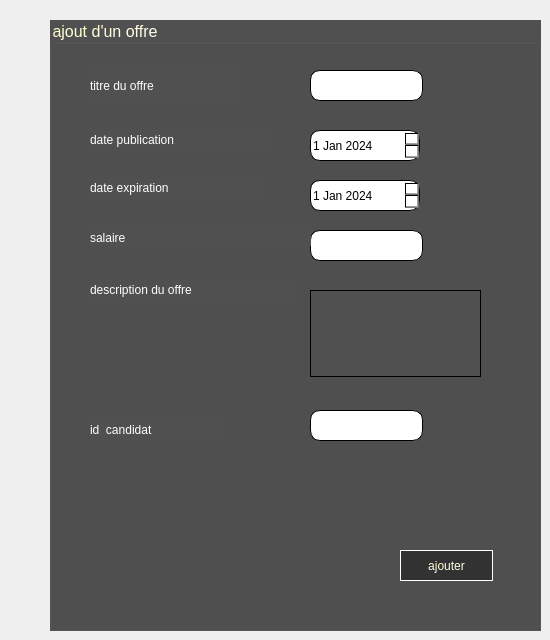
      <widget class="QWidget" name="addd_rec">
       <widget class="QGroupBox" name="addddd">
        <property name="geometry">
         <rect>
          <x>50</x>
          <y>20</y>
          <width>491</width>
          <height>611</height>
         </rect>
        </property>
        <property name="font">
         <font>
          <family>Arial</family>
          <pointsize>12</pointsize>
          <weight>9</weight>
          <italic>false</italic>
          <bold>false</bold>
         </font>
        </property>
        <property name="styleSheet">
         <string notr="true">color: qlineargradient(spread:pad, x1:0, y1:0, x2:1, y2:1, stop:0 rgba(255, 255, 190, 255), stop:1 rgba(255, 255, 255, 255));
background-color: qlineargradient(spread:pad, x1:1, y1:0, x2:1, y2:0, stop:0 rgba(80, 80, 80, 255));
font: 75 12pt &quot;Arial&quot;;</string>
        </property>
        <property name="title">
         <string>ajout d'un offre</string>
        </property>
        <widget class="QLineEdit" name="titre_add">
         <property name="geometry">
          <rect>
           <x>260</x>
           <y>50</y>
           <width>113</width>
           <height>31</height>
          </rect>
         </property>
         <property name="styleSheet">
          <string notr="true">background-color: qlineargradient(spread:pad, x1:0, y1:0, x2:1, y2:1, stop:0 rgba(189, 189, 189, 255), stop:1 rgba(255, 255, 255, 255));
background-color: qlineargradient(spread:pad, x1:0, y1:0, x2:1, y2:1, stop:0 rgba(255, 255, 255, 255), stop:1 rgba(255, 255, 255, 255));
border-radius:10px;
border:1px solid black;</string>
         </property>
        </widget>
        <widget class="QLineEdit" name="salaire_add">
         <property name="geometry">
          <rect>
           <x>260</x>
           <y>210</y>
           <width>113</width>
           <height>31</height>
          </rect>
         </property>
         <property name="styleSheet">
          <string notr="true">background-color: qlineargradient(spread:pad, x1:0, y1:0, x2:1, y2:1, stop:0 rgba(189, 189, 189, 255), stop:1 rgba(255, 255, 255, 255));
background-color: qlineargradient(spread:pad, x1:0, y1:0, x2:1, y2:1, stop:0 rgba(255, 255, 255, 255), stop:1 rgba(255, 255, 255, 255));
border-radius:10px;
border:1px solid black;</string>
         </property>
        </widget>
        <widget class="QDateEdit" name="date_pub_add">
         <property name="geometry">
          <rect>
           <x>260</x>
           <y>110</y>
           <width>110</width>
           <height>31</height>
          </rect>
         </property>
         <property name="styleSheet">
          <string notr="true">background-color: qlineargradient(spread:pad, x1:0, y1:0, x2:1, y2:1, stop:0 rgba(189, 189, 189, 255), stop:1 rgba(255, 255, 255, 255));
background-color: qlineargradient(spread:pad, x1:0, y1:0, x2:1, y2:1, stop:0 rgba(255, 255, 255, 255), stop:1 rgba(255, 255, 255, 255));
border-radius:10px;
border:1px solid black;</string>
         </property>
         <property name="dateTime">
          <datetime>
           <hour>0</hour>
           <minute>0</minute>
           <second>0</second>
           <year>2024</year>
           <month>1</month>
           <day>1</day>
          </datetime>
         </property>
         <property name="date">
          <date>
           <year>2024</year>
           <month>1</month>
           <day>1</day>
          </date>
         </property>
        </widget>
        <widget class="QDateEdit" name="date_exp_add">
         <property name="geometry">
          <rect>
           <x>260</x>
           <y>160</y>
           <width>110</width>
           <height>31</height>
          </rect>
         </property>
         <property name="styleSheet">
          <string notr="true">background-color: qlineargradient(spread:pad, x1:0, y1:0, x2:1, y2:1, stop:0 rgba(189, 189, 189, 255), stop:1 rgba(255, 255, 255, 255));
background-color: qlineargradient(spread:pad, x1:0, y1:0, x2:1, y2:1, stop:0 rgba(255, 255, 255, 255), stop:1 rgba(255, 255, 255, 255));
border-radius:10px;
border:1px solid black;</string>
         </property>
         <property name="dateTime">
          <datetime>
           <hour>0</hour>
           <minute>0</minute>
           <second>0</second>
           <year>2024</year>
           <month>1</month>
           <day>1</day>
          </datetime>
         </property>
        </widget>
        <widget class="QPlainTextEdit" name="description_add">
         <property name="geometry">
          <rect>
           <x>260</x>
           <y>270</y>
           <width>171</width>
           <height>87</height>
          </rect>
         </property>
         <property name="styleSheet">
          <string notr="true"/>
         </property>
        </widget>
        <widget class="QPushButton" name="ajouter">
         <property name="geometry">
          <rect>
           <x>350</x>
           <y>530</y>
           <width>93</width>
           <height>31</height>
          </rect>
         </property>
         <property name="styleSheet">
          <string notr="true">background-color: qlineargradient(spread:pad, x1:1, y1:0, x2:1, y2:0, stop:0 rgba(50, 50, 50, 255));

font:10pt &quot;Arial&quot;;
border:1px solid white;</string>
         </property>
         <property name="text">
          <string>ajouter</string>
         </property>
        </widget>
        <widget class="QLabel" name="label_70">
         <property name="geometry">
          <rect>
           <x>40</x>
           <y>50</y>
           <width>151</width>
           <height>31</height>
          </rect>
         </property>
         <property name="styleSheet">
          <string notr="true">font: 75 13pt &quot;Arial&quot;;
</string>
         </property>
         <property name="text">
          <string>titre du offre</string>
         </property>
        </widget>
        <widget class="QLabel" name="label_71">
         <property name="geometry">
          <rect>
           <x>40</x>
           <y>260</y>
           <width>201</width>
           <height>20</height>
          </rect>
         </property>
         <property name="styleSheet">
          <string notr="true">font: 75 13pt &quot;Arial&quot;;

</string>
         </property>
         <property name="text">
          <string>description du offre</string>
         </property>
        </widget>
        <widget class="QLabel" name="label_72">
         <property name="geometry">
          <rect>
           <x>40</x>
           <y>110</y>
           <width>181</width>
           <height>20</height>
          </rect>
         </property>
         <property name="styleSheet">
          <string notr="true">font: 75 13pt &quot;Arial&quot;;
</string>
         </property>
         <property name="text">
          <string>date publication</string>
         </property>
        </widget>
        <widget class="QLabel" name="label_73">
         <property name="geometry">
          <rect>
           <x>40</x>
           <y>160</y>
           <width>171</width>
           <height>16</height>
          </rect>
         </property>
         <property name="styleSheet">
          <string notr="true">font: 75 13pt &quot;Arial&quot;;
</string>
         </property>
         <property name="text">
          <string>date expiration</string>
         </property>
        </widget>
        <widget class="QLabel" name="label_74">
         <property name="geometry">
          <rect>
           <x>40</x>
           <y>210</y>
           <width>221</width>
           <height>16</height>
          </rect>
         </property>
         <property name="styleSheet">
          <string notr="true">font: 75 13pt &quot;Arial&quot;;
</string>
         </property>
         <property name="text">
          <string>salaire</string>
         </property>
        </widget>
        <widget class="QLabel" name="label_75">
         <property name="geometry">
          <rect>
           <x>40</x>
           <y>400</y>
           <width>131</width>
           <height>20</height>
          </rect>
         </property>
         <property name="styleSheet">
          <string notr="true">font: 75 13pt &quot;Arial&quot;;

</string>
         </property>
         <property name="text">
          <string>id  candidat</string>
         </property>
        </widget>
        <widget class="QLineEdit" name="id_candidat_offre_addd">
         <property name="geometry">
          <rect>
           <x>260</x>
           <y>390</y>
           <width>113</width>
           <height>31</height>
          </rect>
         </property>
         <property name="styleSheet">
          <string notr="true">background-color: qlineargradient(spread:pad, x1:0, y1:0, x2:1, y2:1, stop:0 rgba(189, 189, 189, 255), stop:1 rgba(255, 255, 255, 255));
background-color: qlineargradient(spread:pad, x1:0, y1:0, x2:1, y2:1, stop:0 rgba(255, 255, 255, 255), stop:1 rgba(255, 255, 255, 255));
border-radius:10px;
border:1px solid black;</string>
         </property>
        </widget>
       </widget>
      </widget>
